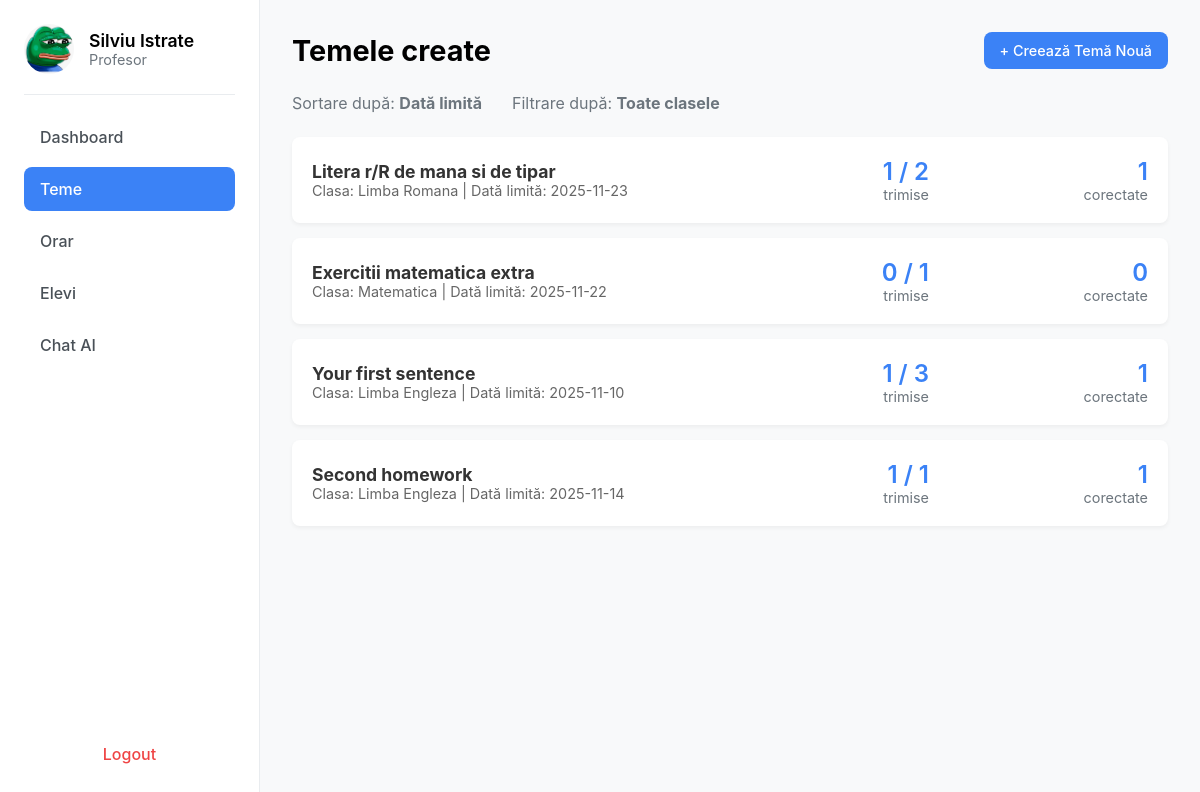
Page /teme_profesor (signed in) on the committed database.
### app/models.py (models this page shows, shortened)
class User(db.Model, UserMixin):
    __tablename__ = 'user'
    id = db.Column(db.Integer, primary_key=True)
    name = db.Column(db.String(100), nullable=False)
    email = db.Column(db.String(150), unique=True, nullable=False)
    password_hash = db.Column(db.String(256), nullable=False)  # Am mărit la 256 pentru siguranță
    role = db.Column(db.String(20), nullable=False)  # 'student', 'professor', 'parent'
    student = db.relationship('Student', back_populates='user', uselist=False)
    professor = db.relationship('Professor', back_populates='user', uselist=False)
    parent = db.relationship('Parent', back_populates='user', uselist=False)

class Assignment(db.Model):
    __tablename__ = 'assignment'
    id = db.Column(db.Integer, primary_key=True)
    teacher_id = db.Column(db.Integer, db.ForeignKey('professor.id'), nullable=False)
    subject_id = db.Column(db.Integer, db.ForeignKey('subject.id'), nullable=False)  # 'id_materie FK'
    title = db.Column(db.String(150), nullable=False)
    description = db.Column(db.Text, nullable=True)
    created_at = db.Column(db.DateTime, default=datetime.utcnow)
    due_date = db.Column(db.DateTime, nullable=True)  # Data limită
    teacher = db.relationship('Professor', back_populates='assignments')
    subject = db.relationship('Subject', back_populates='assignments')
    submissions = db.relationship('Submission', back_populates='assignment')

class Subject(db.Model):  # Fosta tabelă "Materie" (top-dreapta)
    __tablename__ = 'subject'
    id = db.Column(db.Integer, primary_key=True)
    name = db.Column(db.String(150), nullable=False)
    description = db.Column(db.Text, nullable=True, default='No description')  # valoare default
    color = db.Column(db.String(50), nullable=False, default='bg-blue-500')   # valoare default
    assignments = db.relationship('Assignment', back_populates='subject')
    student_subjects = db.relationship('StudentSubject', back_populates='subject')
    absences = db.relationship('Absence', back_populates='subject', cascade='all, delete-orphan')

### app/routes.py (the view)
@bp.route("/teme_profesor")
@login_required
def teme_profesor():
    if current_user.role != "Profesor":
        return redirect(url_for("main.home"))
    prof_profile = Professor.query.filter_by(user_id=current_user.id).first()
    assignments_data = []
    if prof_profile:
        professor_assignments = prof_profile.assignments
        for assign in professor_assignments:
            submissions_count = Submission.query.filter(
                Submission.assignment_id == assign.id,
                Submission.status != 'Nefacut'  # Numaram doar cele trimise
            ).count()
            total_students = Submission.query.filter_by(assignment_id=assign.id).count()  # Totalul celor asignati
            graded_count = Submission.query.filter(
                Submission.assignment_id == assign.id,
                Submission.status == 'Corectat'
            ).count()
            assignments_data.append({
                "id": assign.id,
                "title": assign.title,
                "due_date": assign.due_date.strftime("%Y-%m-%d") if assign.due_date else "N/A",
                "class": assign.subject.name,
                "submitted": submissions_count,
                "total": total_students if total_students > 0 else '0',  # Schimbat din '?'
                "graded": graded_count
            })
    return render_template("teme_profesor.html", user=current_user, assignments=assignments_data)

### app/__init__.py (called while the page is built)
def create_app():
    app = Flask(__name__)
    app.secret_key = "secret123"  # schimbă cu ceva sigur
    app.config['SQLALCHEMY_DATABASE_URI'] = 'sqlite:///users.db'
    app.config['SQLALCHEMY_TRACK_MODIFICATIONS'] = False
    db.init_app(app)
    login_manager.init_app(app)
    from .routes import bp
    app.register_blueprint(bp)
    from .models import User  # import modelul User
    @login_manager.user_loader
    def user_loader(user_id):
        try:
            return User.query.get(int(user_id))
        except ValueError:
            return None
    with app.app_context():
        db.create_all()
    return app

### app/templates/teme_profesor.html (shortened to what this page needs)
{% extends "base.html" %}
{% block content %}
<div class="sidebar">
    <div class="profile">
        <img src="{{ url_for('static', filename='images/images.jpeg') }}" alt="Profile">
        <div>
            <h3>{{ user.name }}</h3>
            <p>{{ user.role }}</p>
        </div>
    </div>
    <ul class="menu">
        <li><a href="{{ url_for('main.home') }}">Dashboard</a></li>
        <li class="active"><a href="{{ url_for('main.teme_profesor') }}">Teme</a></li>
        <li><a href="{{ url_for('main.orar') }}">Orar</a></li>
        <li><a href="{{ url_for('main.students_dashboard') }}">Elevi</a></li>
        <li><a href="{{ url_for('main.chat_page') }}" target="_blank">Chat AI</a></li>
    </ul>
    <a class="logout" href="{{ url_for('main.logout') }}">Logout</a>
</div>
<div class="main">
    <div class="header">
        <h2>Temele create</h2>
        <a href="{{ url_for('main.creare_tema') }}" class="primary-action" style="text-decoration: none;">+ Creează Temă Nouă</a>    </div>
    <div class="subheader">
        <div>Sortare după: <strong>Dată limită</strong></div>
        <div>Filtrare după: <strong>Toate clasele</strong></div>
    </div>
    <div class="assignment-list">
        {% for assignment in assignments %}
        <div class="prof-assignment-card">
            <div>
                <h4 style="margin: 0; font-size: 1.1rem; color: #333;">
    <a href="{{ url_for('main.detaliu_tema_profesor', id_tema=assignment.id) }}" style="text-decoration: none; color: inherit;">
        {{ assignment.title }}
    </a>
</h4>
                <p class="details">Clasa: {{ assignment.class }} | Dată limită: {{ assignment.due_date }}</p>
            </div>
            <div class="status-summary">
                <span>{{ assignment.submitted }} / {{ assignment.total }}</span>
                <p>trimise</p>
            </div>
            <div class="status-summary">
                <span>{{ assignment.graded }}</span>
                <p>corectate</p></div>
        </div>
        {% endfor %}
    </div>
</div>
{% endblock %}

### app/static/css/dashboard.css (style rules this page uses)
body { font-family: -apple-system, BlinkMacSystemFont, "Segoe UI", Roboto, Helvetica, Arial, sans-serif; background-color: #f8f9fa; margin: 0; display: flex; min-height: 100vh; }
.sidebar { width: 260px; background: #ffffff; border-right: 1px solid #e9ecef; display: flex; flex-direction: column; padding: 24px; box-sizing: border-box; }
.main { flex-grow: 1; padding: 32px; background-color: #f8f9fa; }
.profile { display: flex; align-items: center; gap: 15px; padding-bottom: 20px; border-bottom: 1px solid #e9ecef; }
.profile img { width: 50px; height: 50px; border-radius: 50%; }
.profile h3 { margin: 0; font-size: 1.1rem; font-weight: 600; }
.profile p { margin: 0; font-size: 0.9rem; color: #6c757d; }
.menu { list-style: none; padding: 20px 0; margin: 0; flex-grow: 1; }
.menu li { margin-bottom: 8px; }
.menu li a { display: block; padding: 12px 16px; text-decoration: none; color: #495057; font-weight: 500; border-radius: 8px; transition: background-color 0.2s, color 0.2s; }
.menu li.active a { background-color: #3b82f6; color: #ffffff; }
.logout { display: block; padding: 12px 16px; text-decoration: none; color: #ef4444; font-weight: 500; border-radius: 8px; transition: background-color 0.2s; text-align: center; }
.header { display: flex; justify-content: space-between; align-items: center; margin-bottom: 24px; }
.header h2 { margin: 0; font-size: 1.8rem; font-weight: 700; }
.header .add-file, .header .primary-action { background-color: #3b82f6; color: white; border: none; padding: 10px 16px; font-size: 0.9rem; font-weight: 500; border-radius: 8px; cursor: pointer; transition: background-color 0.2s; }
.subheader { display: flex; gap: 30px; margin-bottom: 24px; color: #6c757d; }
.assignment-list { display: flex; flex-direction: column; gap: 15px; }
.prof-assignment-card { background: #fff; border-radius: 8px; padding: 20px; box-shadow: 0 2px 4px rgba(0,0,0,0.05); display: grid; grid-template-columns: 2fr 1fr 1fr; align-items: center; gap: 20px; }
.prof-assignment-card h4 { margin: 0; font-size: 1.1rem; color: #333; }
.prof-assignment-card p { margin: 0; color: #666; }
.prof-assignment-card .details { font-size: 0.9rem; }
.prof-assignment-card .status-summary { text-align: right; }
.prof-assignment-card .status-summary span { font-size: 1.5rem; font-weight: 600; color: #3b82f6; }
.prof-assignment-card .status-summary p { font-size: 0.9rem; color: #6c757d; }

### rows in the picture
User: name "Silviu Istrate", role "Profesor"
Assignment: title "Litera r/R de mana si de tipar", class "Limba Romana", due_date "2025-11-23", submitted "1", total "2", graded "1"
Assignment: title "Exercitii matematica extra"
Subject: class "Matematica"
Assignment: title "Your first sentence", class "Limba Engleza", due_date "2025-11-10", submitted "1", total "3", graded "1"
Assignment: title "Second homework", class "Limba Engleza", due_date "2025-11-14", submitted "1", total "1", graded "1"

### other values in the picture
{{ assignment.due_date }} "2025-11-22"
{{ assignment.submitted }} "0"
{{ assignment.total }} "1"
{{ assignment.graded }} "0"
